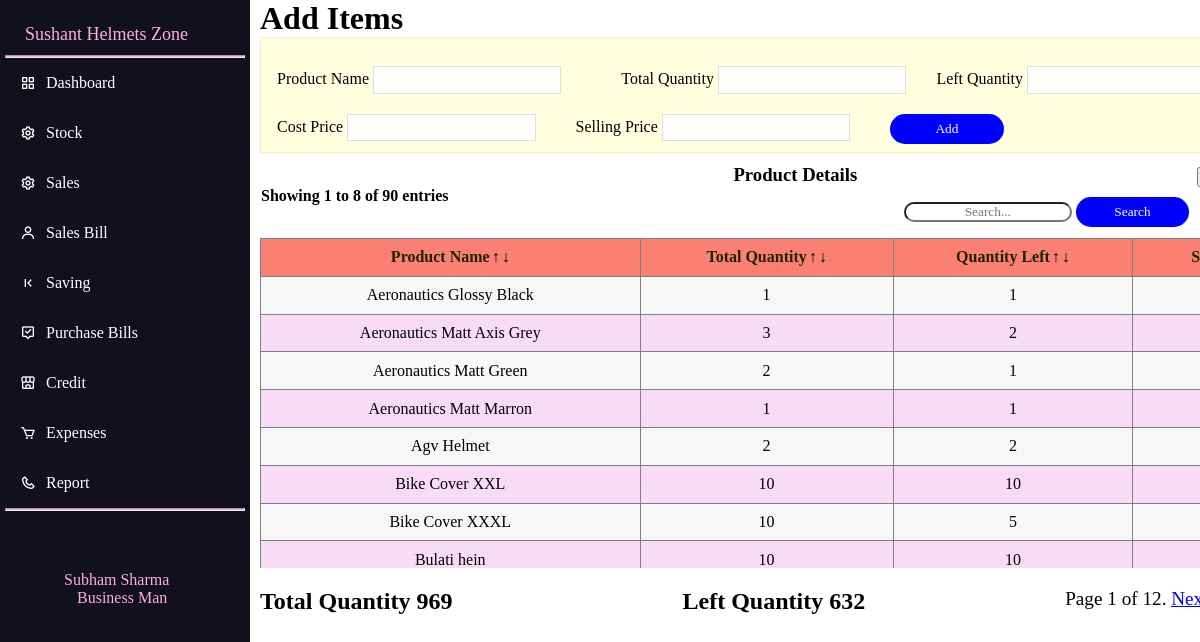
The app's page /stock with its own data.
### home/models.py (models this page shows, shortened)
class Stock(models.Model):
    Product=models.CharField(max_length=255)
    Total=models.IntegerField()
    Left=models.IntegerField()
    Cost=models.DecimalField(decimal_places=2,max_digits=18)
    Sold=models.IntegerField()
    class Meta:
        ordering=('Product',)

### home/views.py (the view, shortened to what this page needs)
# urls.py: path('stock',views.stock),
def stock(request):
    objec=Stock.objects.all().order_by('Product')
    count=0
    for data in objec:
        count+=1
    p=Paginator(objec,8)
    page=request.GET.get('page')
    data=p.get_page(page)
    start=data.start_index()
    end=data.end_index()
    total_quantity=0
    for datass in objec:
        total_quantity+=int(datass.Total)
    left_quantity=0
    for datass in objec:
        left_quantity+=int(datass.Left)
    return render(request,'stock.html',{'data':data,'count':count,'start':start,'end':end,'total_quantity':total_quantity,'Left_quantity':left_quantity})

### templates/stock.html (shortened to what this page needs)
{%include 'index.html'%}
<!DOCTYPE html>
<html lang="en">
<head>
</head>
<body>
    {%block content%}
    <div class="new">
    <h1>Add Items</h1>
    <div>
    <form method='POST' action='stock'>
    <div class="same">
    <div class="main">
        <div class="product">
            <label>Product Name</label>
            <input class="in-but" list="product" name="product" required="required">
        </div>
        <div class="tquantity">
            <label>Total Quantity</label>
            <input class="in-but" type="number" name="totquan" required="required">
        </div>
        <div class="lquantity">
            <label>Left Quantity</label>
            <input class="in-but" type="number" name="leftquan" required="required">
        </div>
      </div>
      <div class="cpsp">
        <div class="cp">
            <label>Cost Price</label>
            <input class="in-but" type="number" name="cp" required="required">
        </div>
        <div class="sp">
            <label>Selling Price</label>
            <input  class="in-but" type="number" name="sp">
        </div>
        <div class="add">
            <button>Add</button>
        </div>
        </div>
        </div>
    </form>
      <div class="tit">
      <form method="POST" action="excelstock">
          <h3>Product Details<input type="submit" class="export" value="Export to Excel"></h3></form>
          <div class="serch">
              <form method='POST' action='search' htmx-post='search'>
                  <div class="box">
                      <div class="pagi">
                        <h4>Showing {{start}} to {{end }} of {{count}} entries</h4>
                        </div>
                        <div class="padd">
                        <input class="box2" type="text" name="findtext" hx-post="search" hx-trigger="keyup" placeholder="Search...">
              <button>Search</button>
              </div>
                  </div>
              </div>
          </div>
          </div>
          <div class="fortable">
              <table border="1" cellspacing=0 >
                  <thead>
                      <tr>
                          <th>Product Name<a class ="arr" href="productdescenedingorder">↑</a><a class="arr" href="productincreasingorder">↓</a></th>
                          <th>Total Quantity<a class ="arr" href="quantitydecreasingorder">↑</a><a class="arr" href="quantityincreasingorder">↓</a></th>
                          <th>Quantity Left<a class ="arr" href="leftquantitydecreasingorder">↑</a><a class="arr" href="leftquantityincreasingorder">↓</a></th>
                          <th>Selling Price<a class ="arr" href="spdecreasingorder">↑</a><a class="arr" href="spincreasingorder">↓</a></th>
                      </tr>
                  </thead>
                  <tbody>
                      {%for obj in data%}
                      <tr>
                          <td>{{obj.Product|capfirst}}</td>
                          <td>{{obj.Total|capfirst}}</td>
                          <td>{{obj.Left|capfirst}}</td>
                          <td>{{obj.Sold}}</td>
                      </tr>
                    {%endfor%}
                  </tbody>
              </table>
          </div>
      </div>
   <div class="new">
       <div class="all">
       <div class="total">
           <h2>Total Quantity {{total_quantity}}</h2>
       </div>
       <div class="leftquantity">
           <h2>Left Quantity {{Left_quantity}}</h2>
       </div>
    <div class="pagination">
         <span class="step-links">
                       <span class="current">      Page {{ data.number }} of {{ data.paginator.num_pages }}.    </span>
                         {% if data.has_next %}
                             <a href="?page={{ data.next_page_number }}">Next</a>
                             {% endif %}  </span>
                             </div>
                             </div>
                             </div>
    {%endblock%}
</body>
</html>

### records on screen
Stock: Product "Aeronautics Glossy Black", Total "1", Left "1"
Stock: Product "Aeronautics Matt Axis Grey", Total "3", Left "2"
Stock: Product "Aeronautics Matt Green", Total "2", Left "1"
Stock: Product "Aeronautics Matt Marron", Total "1", Left "1"
Stock: Product "Agv Helmet", Total "2", Left "2"
Stock: Product "Bike Cover XXL", Total "10", Left "10"
Stock: Product "Bike Cover XXXL", Total "10", Left "5"
Stock: Product "Bulati hein", Total "10", Left "10"

### other values on screen
{{ start }} "1"
{{ end }} "8"
{{ count }} "90"
{{ total_quantity }} "969"
{{ Left_quantity }} "632"
{{ data.number }} "1"
{{ data.paginator.num_pages }} "12"
